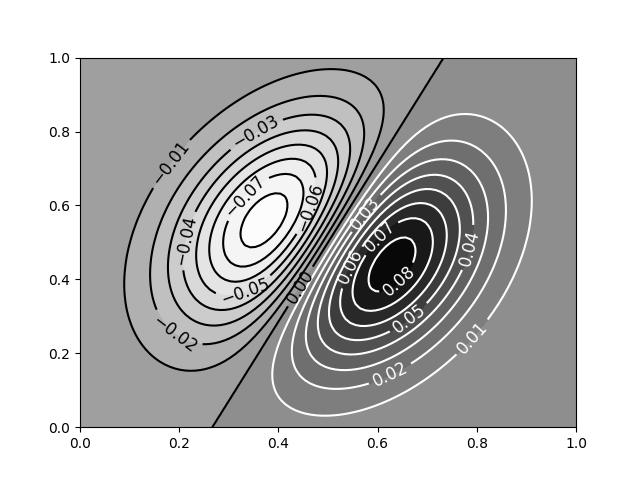

Recreate this plot in Python.
# Creates  a vector contour field
import numpy as np
import matplotlib.pyplot as plt
import matplotlib.cm as cm

X = np.linspace(0,1,100)
Y = X.copy()
X,Y = np.meshgrid(X,Y)
alpha = np.radians(25)
cX, cY = 0.5, 0.5
sigX, sigY = 0.2, 0.3
rX= np.cos(alpha)*(X-cX)- np.sin(alpha)*(Y-cY)+cX
rY= np.sin(alpha)*(X-cX)+ np.cos(alpha)*(Y-cY)+cY

Z = (rX-cX)* np.exp(-((rX-cX)/sigX)**2)* np.exp(-((rY-cY)/sigY)**2)
fig = plt.figure()
ax = fig.add_subplot()

cpf = ax.contourf(X, Y, Z, 20, cmap = cm.Greys)
colors = ["w" if level>0 else "k" for level in cpf.levels]
cp= ax.contour(X, Y, Z, 20, colors = colors)
ax.clabel(cp, fontsize =12, colors= colors)
plt.show()
